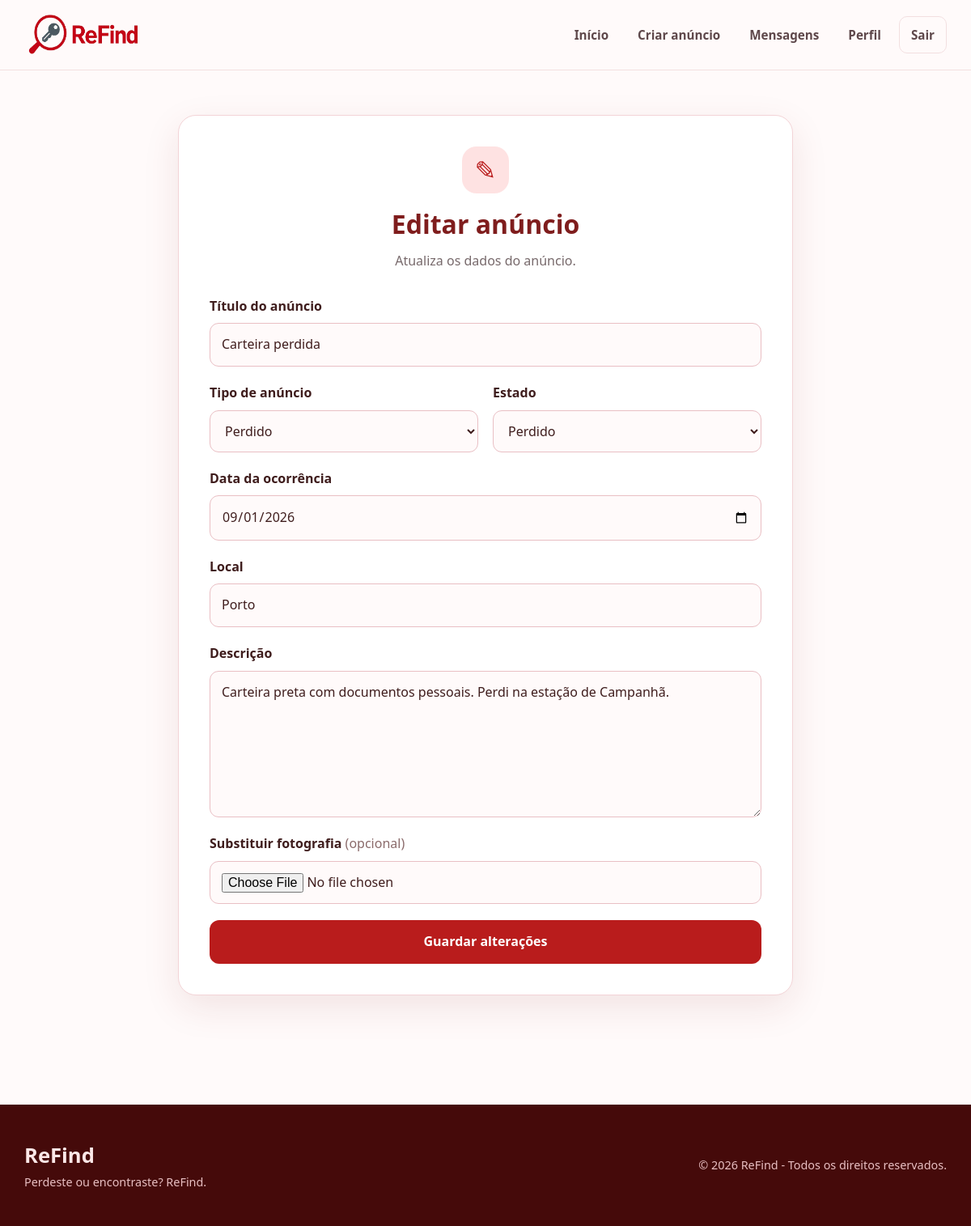
/anuncio/3/editar (signed in), run on the app's committed database.
### models.py (models this page shows)
class Anuncio(db.Model):
    __tablename__ = "anuncios"
    id = db.Column(db.Integer, primary_key=True)
    titulo = db.Column(db.String(200), nullable=False)
    descricao = db.Column(db.Text, nullable=False)
    tipo = db.Column(db.String(20), nullable=False)
    estado = db.Column(db.String(20), nullable=False)
    local = db.Column(db.String(120), nullable=False)
    data_ocorrencia = db.Column(db.Date, nullable=False)
    data_criacao = db.Column(db.DateTime, default=datetime.utcnow)
    imagem = db.Column(db.String(255))
    dono_id = db.Column(db.Integer, db.ForeignKey("utilizadores.id"), nullable=False)
    conversas = db.relationship("Conversa", backref="anuncio", lazy=True)

### app.py (the view, shortened to what this page needs)
@app.route("/anuncio/<int:anuncio_id>/editar", methods=["GET", "POST"])
@login_required
def editar_anuncio(anuncio_id):
    anuncio_obj = db.session.query(Anuncio).filter_by(id=anuncio_id).first()
    utilizador_id = flask_session["utilizador_id"]
    if anuncio_obj is None:
        flash("Anúncio não encontrado.", "danger")
        return redirect(url_for("home"))
    if anuncio_obj.dono_id != utilizador_id:
        flash("Não tens autorização.", "danger")
        return redirect(url_for("anuncio", anuncio_id=anuncio_id))
    return render_template("editar_anuncio.html", anuncio=anuncio_obj)

### app.py (called while the page is built)
def utilizador_atual():
    utilizador_id = flask_session.get("utilizador_id")
    if utilizador_id is None:
        return None
    return db.session.query(Utilizador).filter_by(id=utilizador_id, ativo=True).first()

@app.context_processor
def inserir_utilizador_atual():
    return {"utilizador_atual": utilizador_atual()}

def login_required(func):
    @wraps(func)
    def decorated(*args, **kwargs):
        if flask_session.get("utilizador_id") is None:
            flash("Inicia sessão para continuar.", "warning")
            return redirect(url_for("login"))
        return func(*args, **kwargs)
    return decorated

### templates/editar_anuncio.html (shortened to what this page needs)
{% extends "base.html" %}
{% block extra_css %}
    <link rel="stylesheet" href="{{ url_for('static', filename='css/editar_anuncio.css') }}">
{% endblock %}
{% block content %}
<section class="form-page">
    <div class="form-card">
        <div class="form-heading">
            <span class="form-icon">✎</span>
            <h1>Editar anúncio</h1>
            <p>Atualiza os dados do anúncio.</p>
        </div>
        <form class="announcement-form" method="POST" enctype="multipart/form-data">
            <div class="form-group">
                <label for="titulo">Título do anúncio</label>
                <input id="titulo" name="titulo" type="text" required value="{{ anuncio.titulo }}">
            </div>
            <div class="form-row">
                <div class="form-group">
                    <label for="tipo">Tipo de anúncio</label>
                    <select id="tipo" name="tipo" required>
                        <option value="perdido" {% if anuncio.tipo =='perdido' %}selected{% endif %}>Perdido</option>
                    </select>
                </div>
                <div class="form-group">
                    <label for="estado">Estado</label>
                    <select id="estado" name="estado" required>
                        {% for valor, texto in [('perdido','Perdido'),('encontrado','Encontrado'),('em_andamento','Em andamento'),('resolvido','Resolvido')] %}
                        <option value="{{ valor }}" {% if anuncio.estado == valor %}selected{% endif %}>{{ texto }}</option>
                        {% endfor %}
                    </select>
                </div>
            </div>
            <div class="form-group">
                <label for="data_ocorrencia">Data da ocorrência</label>
                <input id="data_ocorrencia" name="data_ocorrencia" type="date" required value="{{ anuncio.data_ocorrencia.strftime('%Y-%m-%d') }}">
            </div>
            <div class="form-group">
                <label for="local">Local</label>
                <input id="local" name="local" type="text" required value="{{ anuncio.local }}">
            </div>
            <div class="form-group">
                <label for="descricao">Descrição</label>
                <textarea id="descricao" name="descricao" rows="6">{{ anuncio.descricao }}</textarea>
            </div>
            <div class="form-group">
                <label for="imagem">Substituir fotografia <span>(opcional)</span></label>
                <input id="imagem" name="imagem" type="file" accept="image/*">
            </div>
            <button class="form-submit" type="submit">Guardar alterações</button>
        </form>
    </div>
</section>
{% endblock %}

### static/css/base.css (style rules this page uses)
:root { --red-950: #450a0a; --red-900: #7f1d1d; --red-800: #991b1b; --red-700: #b91c1c; --red-600: #dc2626; --red-500: #ef4444; --red-100: #fee2e2; --red-50: #fff1f2; --ink: #241719; --muted: #77696b; --surface: #ffffff; --background: #fffafa; --border: #f2dfe0; --shadow: 0 12px 35px rgba(127, 29, 29, 0.08); }
* { box-sizing: border-box; margin: 0; padding: 0; }
html { scroll-behavior: smooth; }
body { min-height: 100vh; display: flex; flex-direction: column; background: var(--background); color: var(--ink); font-family: "Segoe UI", Arial, sans-serif; line-height: 1.6; }

### static/css/editar_anuncio.css (style rules this page uses)
.form-page { min-height: calc(100vh - 190px); padding: 55px 20px; background: #fffafa; }
.form-card { width: min(760px, 100%); margin: 0 auto; padding: 38px; background: #ffffff; border: 1px solid #f3d4d7; border-radius: 22px; box-shadow: 0 15px 45px rgba(127, 29, 29, .10); }
.form-heading { text-align: center; margin-bottom: 30px; }
.form-icon { display: inline-grid; place-items: center; width: 58px; height: 58px; border-radius: 18px; background: #fee2e2; color: #b91c1c; font-size: 2rem; }
.form-heading h1 { margin: 12px 0 8px; color: #7f1d1d; font-size: 2rem; }
.form-heading p { color: #77696b; }
.announcement-form { display: flex; flex-direction: column; gap: 20px; }
.form-row { display: grid; grid-template-columns: 1fr 1fr; gap: 18px; }
.form-group { display: flex; flex-direction: column; gap: 8px; }
.form-group label { color: #3f1d1d; font-weight: 700; }
.form-group label span { color: #8b6b6b; font-weight: 400; }
.form-group input, .form-group select, .form-group textarea { width: 100%; box-sizing: border-box; padding: 13px 14px; border: 1px solid #e9bfc4; border-radius: 11px; background: #fffafa; color: #3f1d1d; font: inherit; }
.form-group textarea { resize: vertical; min-height: 140px; }
.form-submit { border: 0; border-radius: 12px; padding: 14px 20px; background: #b91c1c; color: white; font: inherit; font-weight: 800; cursor: pointer; }

### data on the page
Anuncio: titulo "Carteira perdida", tipo "Perdido", estado "Perdido", data_ocorrencia "09/01/2026", local "Porto", descricao "Carteira preta com documentos pessoais. Perdi na estação de Campanhã."

### other printed values
{{ current_year|default(2026) }} "2026"
